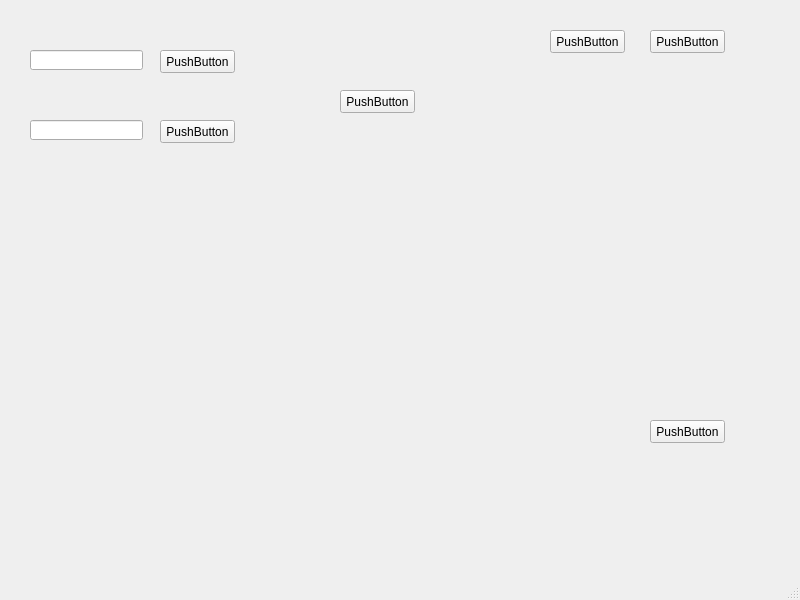
<?xml version="1.0" encoding="UTF-8"?>
<ui version="4.0">
 <class>MainWindow</class>
 <widget class="QMainWindow" name="MainWindow">
  <property name="geometry">
   <rect>
    <x>0</x>
    <y>0</y>
    <width>800</width>
    <height>600</height>
   </rect>
  </property>
  <property name="windowTitle">
   <string>MainWindow</string>
  </property>
  <widget class="QWidget" name="centralwidget">
   <widget class="QLineEdit" name="lineEdit">
    <property name="geometry">
     <rect>
      <x>30</x>
      <y>50</y>
      <width>113</width>
      <height>20</height>
     </rect>
    </property>
   </widget>
   <widget class="QLineEdit" name="lineEdit_2">
    <property name="geometry">
     <rect>
      <x>30</x>
      <y>120</y>
      <width>113</width>
      <height>20</height>
     </rect>
    </property>
   </widget>
   <widget class="QPushButton" name="btnAddCuttingLength">
    <property name="geometry">
     <rect>
      <x>160</x>
      <y>120</y>
      <width>75</width>
      <height>23</height>
     </rect>
    </property>
    <property name="text">
     <string>PushButton</string>
    </property>
   </widget>
   <widget class="QPushButton" name="btnSetTotalLength">
    <property name="geometry">
     <rect>
      <x>160</x>
      <y>50</y>
      <width>75</width>
      <height>23</height>
     </rect>
    </property>
    <property name="text">
     <string>PushButton</string>
    </property>
   </widget>
   <widget class="QPushButton" name="pushButton_3">
    <property name="geometry">
     <rect>
      <x>340</x>
      <y>90</y>
      <width>75</width>
      <height>23</height>
     </rect>
    </property>
    <property name="text">
     <string>PushButton</string>
    </property>
   </widget>
   <widget class="QPushButton" name="pushButton_4">
    <property name="geometry">
     <rect>
      <x>550</x>
      <y>30</y>
      <width>75</width>
      <height>23</height>
     </rect>
    </property>
    <property name="text">
     <string>PushButton</string>
    </property>
   </widget>
   <widget class="QPushButton" name="pushButton_5">
    <property name="geometry">
     <rect>
      <x>650</x>
      <y>30</y>
      <width>75</width>
      <height>23</height>
     </rect>
    </property>
    <property name="text">
     <string>PushButton</string>
    </property>
   </widget>
   <widget class="QPushButton" name="pushButton_6">
    <property name="geometry">
     <rect>
      <x>650</x>
      <y>420</y>
      <width>75</width>
      <height>23</height>
     </rect>
    </property>
    <property name="text">
     <string>PushButton</string>
    </property>
   </widget>
  </widget>
  <widget class="QMenuBar" name="menubar">
   <property name="geometry">
    <rect>
     <x>0</x>
     <y>0</y>
     <width>800</width>
     <height>23</height>
    </rect>
   </property>
  </widget>
  <widget class="QStatusBar" name="statusbar"/>
 </widget>
 <resources/>
 <connections/>
</ui>
